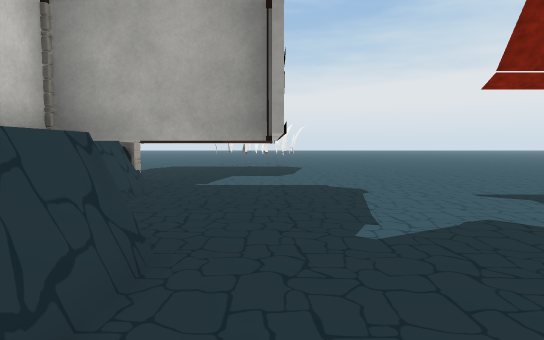
view 1 (above)

24 first-person views from a walk through a Unity game level. The camera is 1.4 m above the floor, tilts 4° down and sees 75° across. Doors are open. The floor is counted in squares, 2 m on a side. Each view is taken from the middle of a square. On the plan, view 1 faces up. The plan holds only what a view shows up to about 11 squares ahead; the rest is blank. The place goes on beyond the plan. The player character is not drawn. Some animated figures are left out. Some surface patterns are stand-ins.

view 2
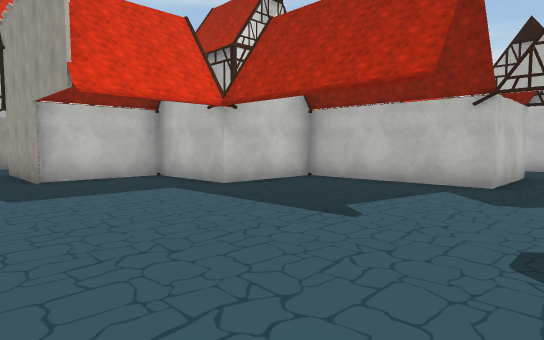

view 3
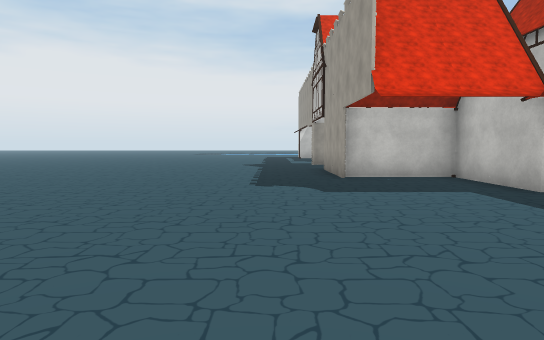

view 4
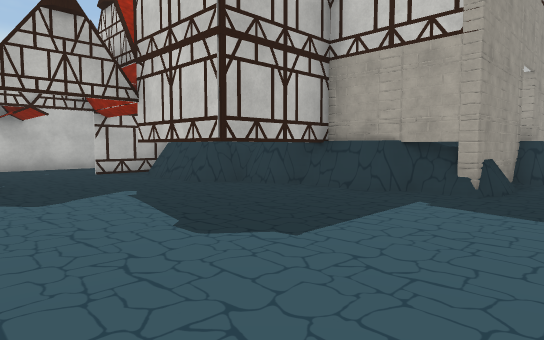

view 5
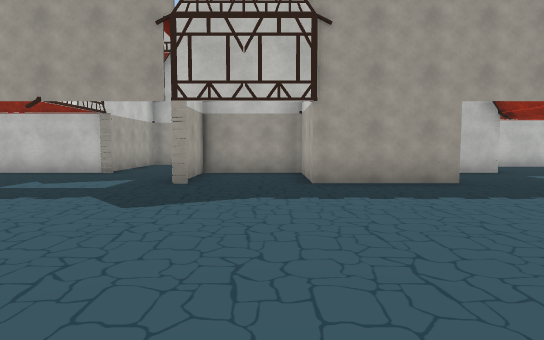

view 6
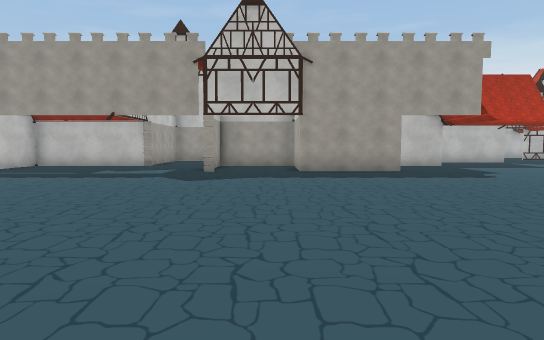

view 7
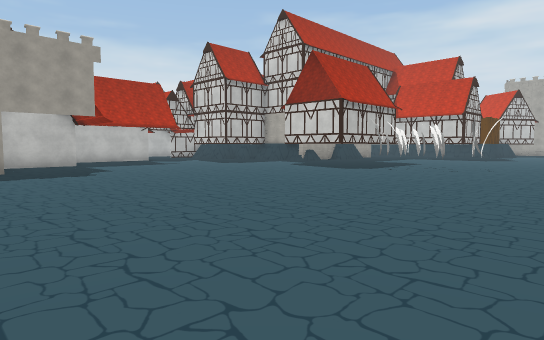

view 8
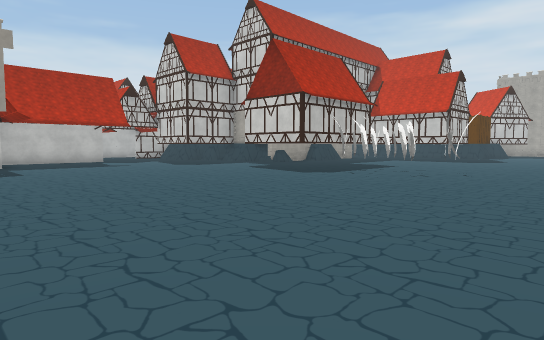

view 9
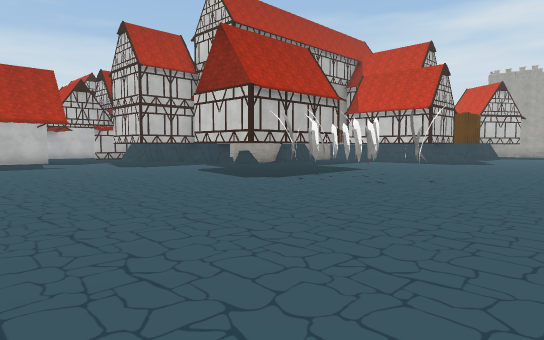

view 10
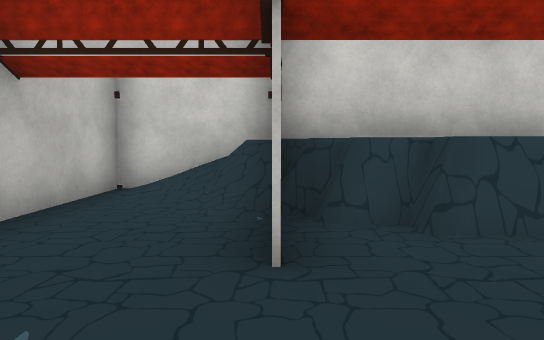

view 11
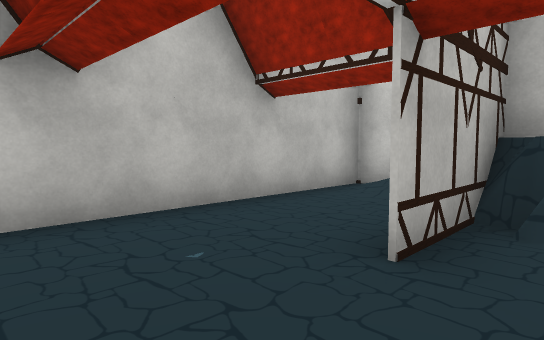

view 12
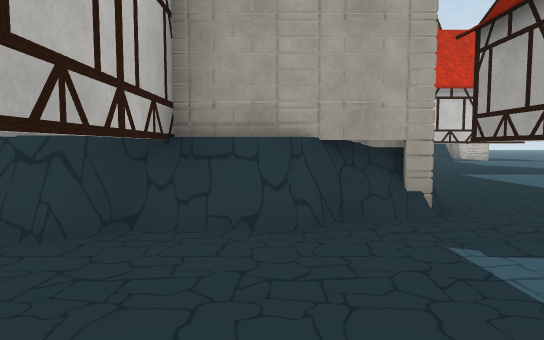

view 13
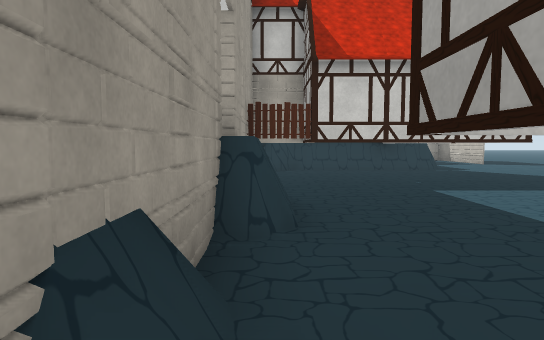

view 14
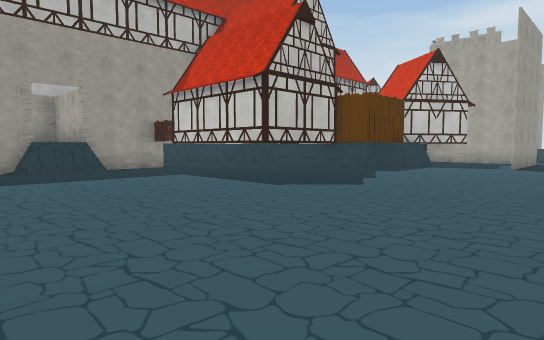

view 15
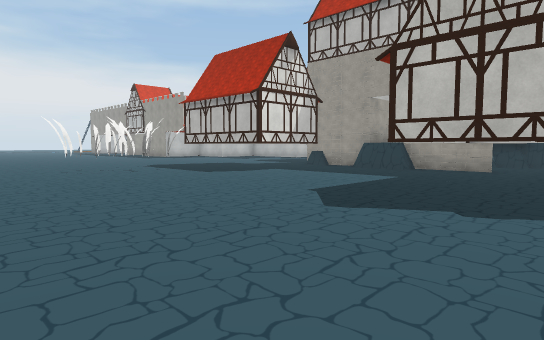

view 16
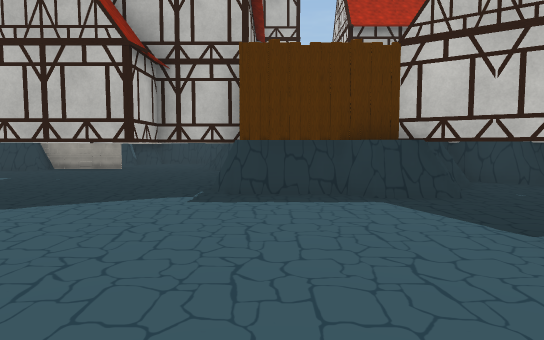

view 17
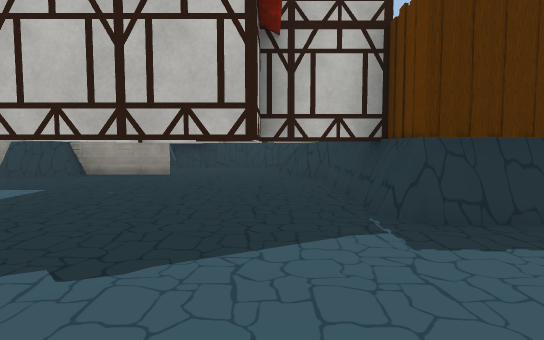

view 18
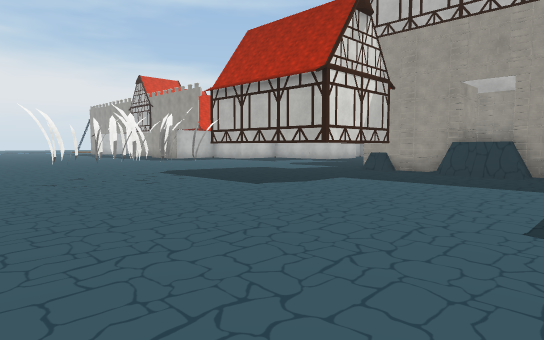

view 19
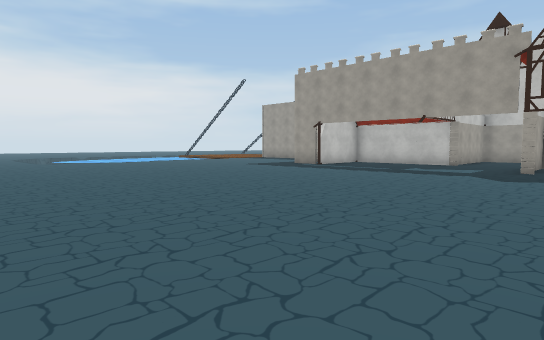

view 20
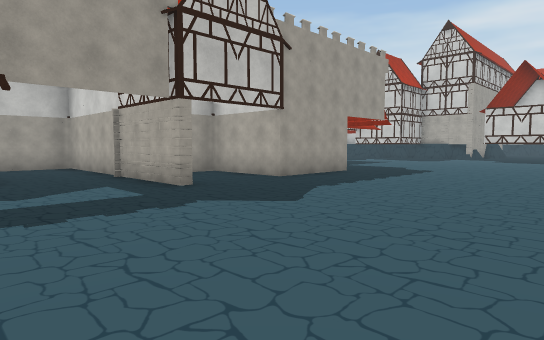

view 21
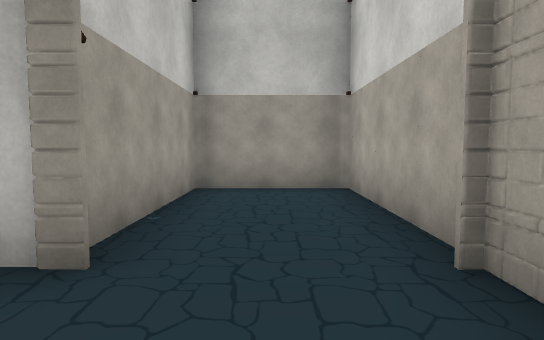

view 22
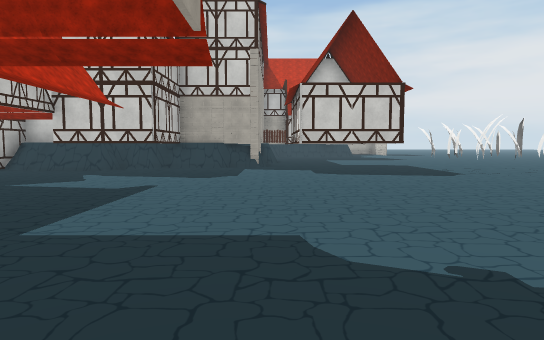

view 23
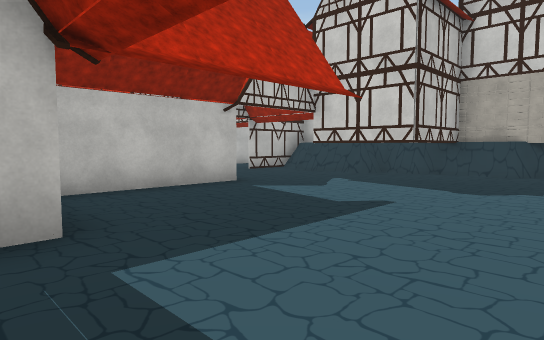

view 24
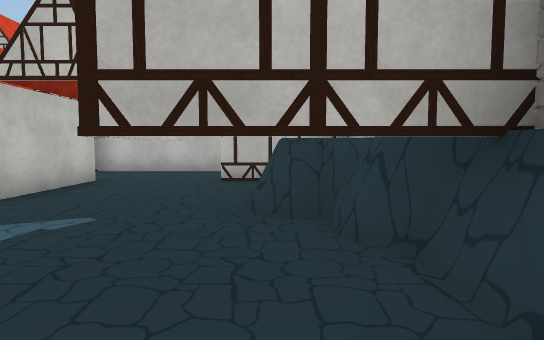

### Floor plan
Key: @ floor where view 1 was taken; # wall or solid block; x gap in a wall; . floor; / step, stairs or slope; D open door; O other object.
Columns run from 15 left of view 1 to 17 right of it. Each row starts with its distance up from view 1.
 17   . .........    ......... .....
 16  ................................
 15 #................................
 14 .............####................
 13 .............####................
 12 ###...........##.................
 11  ######.......x..................
 10   #### .....####.................
  9        .....####.................
  8       #.....####.................
  7       #..##......................
  6       #######...........## ..O...
  5             ##..........O  ..O...
  4    ###D######OOO......OOO O###..O
  3       D     O###......OO    O...#
  2             O###......O     O...#
  1             O##...OOOOO     O...#
  0             O##@..           ####
 -1            OO#OO..
 -2            O//.....
 -3            O/......O
 -4            OOOOOOOOO

Positions as (right, up) in squares from view 1, and headings:
1: (0, 0), facing up
2: (1, 8), facing down-right
3: (1, 8), facing right
4: (3, 8), facing down-left
5: (12, 13), facing down
6: (12, 16), facing down
7: (10, 17), facing down-left
8: (8, 17), facing down-left
9: (6, 17), facing down-left
10: (2, -1), facing left
11: (2, 0), facing down-left
12: (1, 5), facing left
13: (-2, 7), facing left
14: (-3, 17), facing down-left
15: (-11, 17), facing down-right
16: (-13, 17), facing down
17: (-11, 15), facing down
18: (-8, 16), facing down-right
19: (12, 17), facing down-right
20: (17, 12), facing down-left
21: (15, 6), facing down
22: (9, 7), facing left
23: (7, 7), facing down-left
24: (-1, 6), facing down
